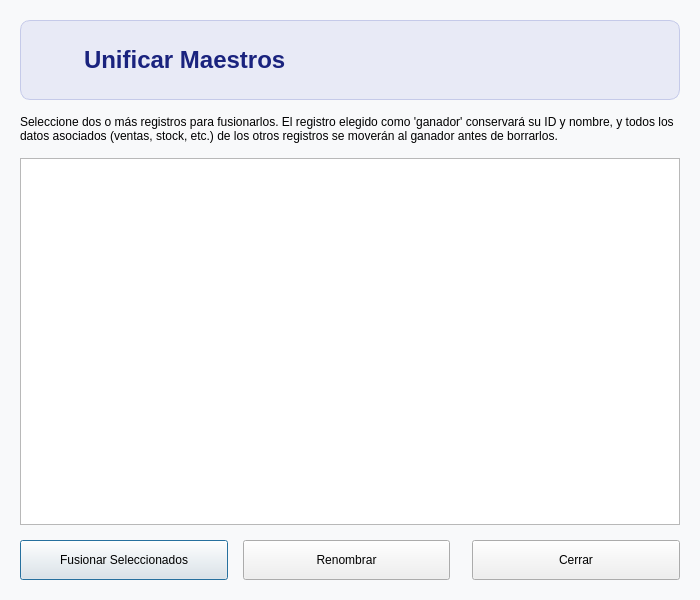
<?xml version="1.0" encoding="UTF-8"?>
<ui version="4.0">
 <class>UnificarMaestros</class>
 <widget class="QDialog" name="UnificarMaestros">
  <property name="geometry">
   <rect>
    <x>0</x>
    <y>0</y>
    <width>700</width>
    <height>600</height>
   </rect>
  </property>
  <property name="windowTitle">
   <string>Unificar y Limpiar Duplicados</string>
  </property>
  <property name="styleSheet">
   <string notr="true">QDialog { background-color: #f8f9fa; }</string>
  </property>
  <layout class="QVBoxLayout" name="mainVerticalLayout">
   <property name="spacing">
    <number>15</number>
   </property>
   <property name="leftMargin">
    <number>20</number>
   </property>
   <property name="topMargin">
    <number>20</number>
   </property>
   <property name="rightMargin">
    <number>20</number>
   </property>
   <property name="bottomMargin">
    <number>20</number>
   </property>
   <item>
    <widget class="QFrame" name="headerFrame">
     <property name="minimumSize">
      <size>
       <width>0</width>
       <height>80</height>
      </size>
     </property>
     <property name="styleSheet">
      <string notr="true">QFrame#headerFrame {
    background-color: #e8eaf6;
    border-radius: 10px;
    border: 1px solid #c5cae9;
}</string>
     </property>
     <layout class="QHBoxLayout" name="horizontalLayoutHeader">
      <item>
       <widget class="QLabel" name="labelIcono">
        <property name="maximumSize">
         <size>
          <width>48</width>
          <height>48</height>
         </size>
        </property>
        <property name="pixmap">
         <pixmap>../iconos/unificar.png</pixmap>
        </property>
        <property name="scaledContents">
         <bool>true</bool>
        </property>
       </widget>
      </item>
      <item>
       <widget class="QLabel" name="labelTitle">
        <property name="font">
         <font>
          <pointsize>18</pointsize>
          <bold>true</bold>
         </font>
        </property>
        <property name="styleSheet">
         <string notr="true">color: #1a237e;</string>
        </property>
        <property name="text">
         <string>Unificar Maestros</string>
        </property>
       </widget>
      </item>
      <item>
       <spacer name="horizontalSpacerHeader">
        <property name="orientation">
         <enum>Qt::Orientation::Horizontal</enum>
        </property>
       </spacer>
      </item>
     </layout>
    </widget>
   </item>
   <item>
    <widget class="QLabel" name="labelInfo">
     <property name="text">
      <string>Seleccione dos o más registros para fusionarlos. El registro elegido como 'ganador' conservará su ID y nombre, y todos los datos asociados (ventas, stock, etc.) de los otros registros se moverán al ganador antes de borrarlos.</string>
     </property>
     <property name="wordWrap">
      <bool>true</bool>
     </property>
    </widget>
   </item>
   <item>
    <widget class="QTableView" name="tableView">
     <property name="alternatingRowColors">
      <bool>true</bool>
     </property>
     <property name="selectionBehavior">
      <enum>QAbstractItemView::SelectionBehavior::SelectRows</enum>
     </property>
    </widget>
   </item>
   <item>
    <layout class="QHBoxLayout" name="horizontalLayoutButtons">
     <item>
      <widget class="QPushButton" name="pushButtonFusionar">
       <property name="minimumSize">
        <size>
         <width>140</width>
         <height>40</height>
        </size>
       </property>
       <property name="text">
        <string>Fusionar Seleccionados</string>
       </property>
      </widget>
     </item>
     <item>
      <widget class="QPushButton" name="pushButtonRenombrar">
       <property name="minimumSize">
        <size>
         <width>120</width>
         <height>40</height>
        </size>
       </property>
       <property name="text">
        <string>Renombrar</string>
       </property>
      </widget>
     </item>
     <item>
      <spacer name="horizontalSpacerButtons">
       <property name="orientation">
        <enum>Qt::Orientation::Horizontal</enum>
       </property>
      </spacer>
     </item>
     <item>
      <widget class="QPushButton" name="pushButtonCerrar">
       <property name="minimumSize">
        <size>
         <width>100</width>
         <height>40</height>
        </size>
       </property>
       <property name="text">
        <string>Cerrar</string>
       </property>
      </widget>
     </item>
    </layout>
   </item>
  </layout>
 </widget>
 <resources/>
 <connections/>
</ui>
